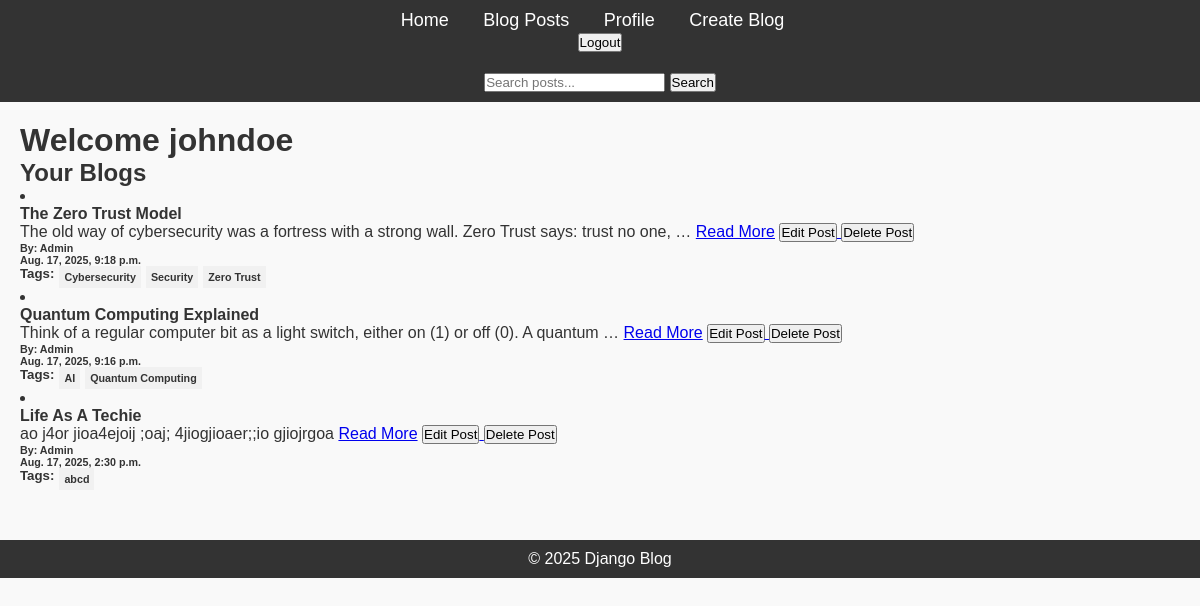
/blog/profile/2/ (signed in), run on an earlier commit of the app's database.
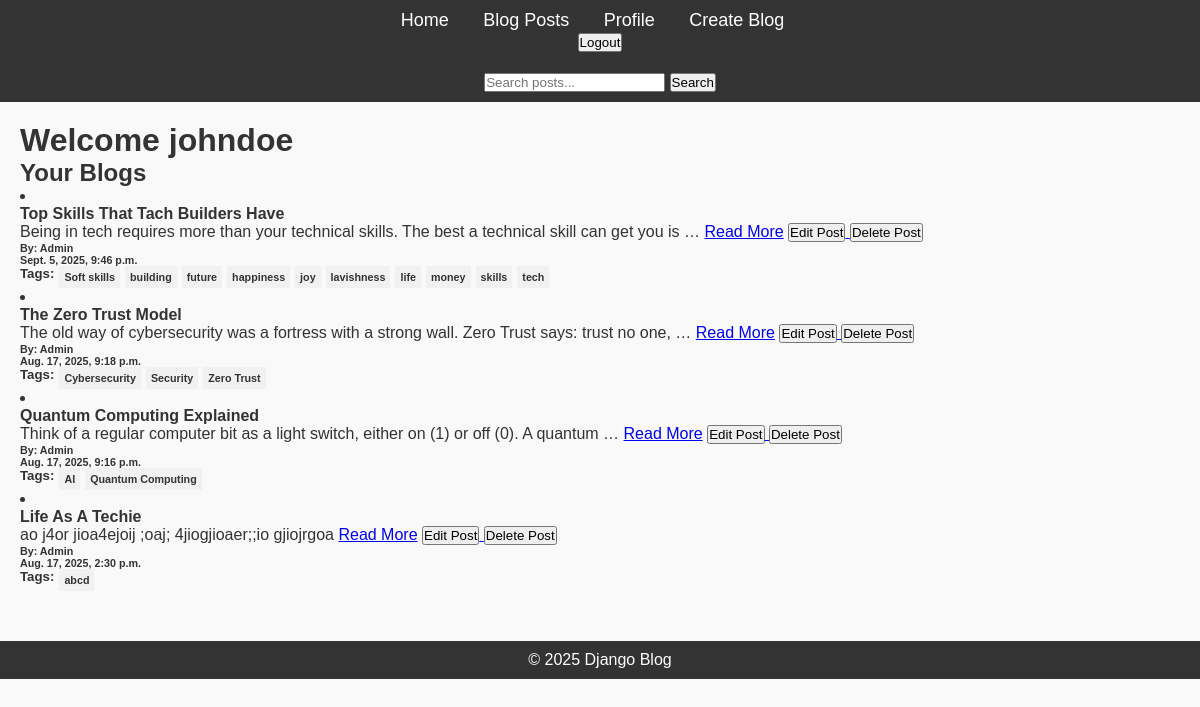
And on a later commit of the database.
### blog/models.py (models this page shows)
class Post(models.Model):
    title = models.CharField(max_length=200)
    content = models.TextField()
    published_date = models.DateTimeField(auto_now_add=True)
    author = models.ForeignKey(User, on_delete=models.CASCADE)
    tags = TaggableManager()

### blog/views.py (the view)
# urls.py: path('profile/<int:pk>/', UserProfileView.as_view(), name='user_profile'),
class UserProfileView(DetailView):
    model = User
    template_name = 'blog/user_profile.html'
    context_object_name = 'user'
    def get_context_data(self, **kwargs):
        context = super().get_context_data(**kwargs)
        context['posts'] = Post.objects.all().filter(author=self.request.user).order_by('-published_date')
        return context

### blog/templates/blog/user_profile.html
{% extends 'blog/base.html' %}
{% block content %}
<h1>
    Welcome {{ user.username }}
</h1>
<h2>Your Blogs</h2>
{% for post in posts %}
      <li>
            <h4>{{ post.title|title }}</h4>
            <p>
                {{post.content|truncatewords:18}} <a href="{% url 'viewing_post' pk=post.id %}">Read More</a>
                <a href="{% url 'update_post' pk=post.id %}"><button>Edit Post</button> </a> <a href="{% url 'delete_post' pk=post.id %}"><button>Delete Post</button></a>
            </p>
            <h6>By: {{ post.author|title }}</h6>
            <h6>{{ post.published_date}}</h6>
            <ul style="display: flex;">
                <h5>Tags:</h5>
                {% for i in post.tags.all %}
                  <h6 style="background-color: #f1f1f1; margin-left: 5px; padding: 5px;">{{ i }}</h6>
                {% endfor %}
            </ul>
      </li>
{% endfor %}
{% endblock %}

What changed in the data, as far as the page shows it:
added Post: title "Top Skills That Tach Builders Have", content "Being in tech requires more than your technical skills. The best a technical skill can get you is …", author "Admin", published_date "Sept. 5, 2025, 9:46 p.m."
added Tag: name "Soft skills", shown under "Top Skills That Tach Builders Have"
added Tag: name "building", shown under "Top Skills That Tach Builders Have"
added Tag: name "future", shown under "Top Skills That Tach Builders Have"
added Tag: name "happiness", shown under "Top Skills That Tach Builders Have"
added Tag: name "joy", shown under "Top Skills That Tach Builders Have"
added Tag: name "lavishness", shown under "Top Skills That Tach Builders Have"
added Tag: name "life", shown under "Top Skills That Tach Builders Have"
added Tag: name "money", shown under "Top Skills That Tach Builders Have"
added Tag: name "skills", shown under "Top Skills That Tach Builders Have"
added Tag: name "tech", shown under "Top Skills That Tach Builders Have"
